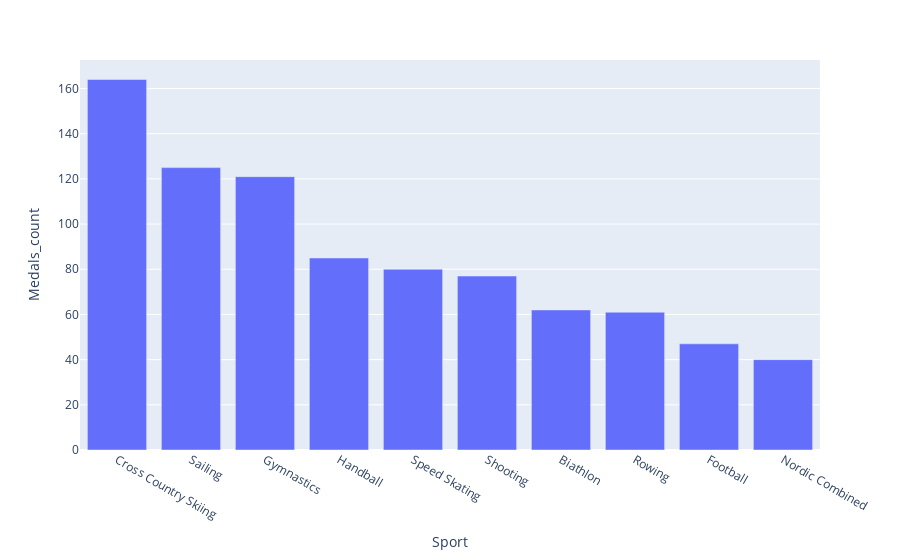

Write notebook code for a chart like this one.
### Code cell
fig = px.bar(sports_results.head(10), x="Sport", y="Medals_count")
fig.show()

### Figure 1 — Plotly figure (JSON) as saved in the notebook; plotly's stock layout.template omitted (floating-point values rounded to 4 significant figures)
{"data": [{"alignmentgroup": "True", "hovertemplate": "Sport=%{x}<br>Medals_count=%{y}<extra></extra>", "legendgroup": "", "marker": {"color": "#636efa", "pattern": {"shape": ""}}, "name": "", "offsetgroup": "", "orientation": "v", "showlegend": false, "textposition": "auto", "type": "bar", "x": ["Cross Country Skiing", "Sailing", "Gymnastics", "Handball", "Speed Skating", "Shooting", "Biathlon", "Rowing", "Football", "Nordic Combined"], "xaxis": "x", "y": [164, 125, 121, 85, 80, 77, 62, 61, 47, 40], "yaxis": "y"}], "layout": {"barmode": "relative", "legend": {"tracegroupgap": 0}, "margin": {"t": 60}, "xaxis": {"anchor": "y", "domain": [0, 1], "title": {"text": "Sport"}}, "yaxis": {"anchor": "x", "domain": [0, 1], "title": {"text": "Medals_count"}}}}
